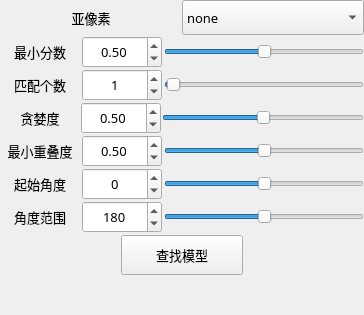
            <widget class="QWidget" name="tab_2">
             <attribute name="title">
              <string>匹配参数</string>
             </attribute>
             <layout class="QVBoxLayout" name="verticalLayout_6" stretch="0">
              <property name="spacing">
               <number>0</number>
              </property>
              <property name="leftMargin">
               <number>0</number>
              </property>
              <property name="topMargin">
               <number>0</number>
              </property>
              <property name="rightMargin">
               <number>0</number>
              </property>
              <property name="bottomMargin">
               <number>0</number>
              </property>
              <item>
               <widget class="QWidget" name="groupC4_3" native="true">
                <property name="minimumSize">
                 <size>
                  <width>0</width>
                  <height>0</height>
                 </size>
                </property>
                <property name="font">
                 <font>
                  <family>微软雅黑</family>
                  <pointsize>10</pointsize>
                 </font>
                </property>
                <layout class="QGridLayout" name="gridLayout_8">
                 <property name="leftMargin">
                  <number>0</number>
                 </property>
                 <property name="topMargin">
                  <number>0</number>
                 </property>
                 <property name="rightMargin">
                  <number>0</number>
                 </property>
                 <property name="bottomMargin">
                  <number>0</number>
                 </property>
                 <property name="horizontalSpacing">
                  <number>0</number>
                 </property>
                 <property name="verticalSpacing">
                  <number>1</number>
                 </property>
                 <item row="3" column="0">
                  <layout class="QHBoxLayout" name="horizontalLayout_21" stretch="1,1,3">
                   <property name="spacing">
                    <number>1</number>
                   </property>
                   <item>
                    <widget class="QLabel" name="label_17">
                     <property name="minimumSize">
                      <size>
                       <width>80</width>
                       <height>30</height>
                      </size>
                     </property>
                     <property name="styleSheet">
                      <string notr="true">background: transparent;</string>
                     </property>
                     <property name="text">
                      <string>贪婪度</string>
                     </property>
                     <property name="alignment">
                      <set>Qt::AlignCenter</set>
                     </property>
                    </widget>
                   </item>
                   <item>
                    <widget class="QDoubleSpinBox" name="spBx_FindGreedy">
                     <property name="minimumSize">
                      <size>
                       <width>80</width>
                       <height>32</height>
                      </size>
                     </property>
                     <property name="alignment">
                      <set>Qt::AlignCenter</set>
                     </property>
                     <property name="singleStep">
                      <double>0.100000000000000</double>
                     </property>
                     <property name="value">
                      <double>0.500000000000000</double>
                     </property>
                    </widget>
                   </item>
                   <item>
                    <widget class="QSlider" name="hSliderGreedy">
                     <property name="minimumSize">
                      <size>
                       <width>200</width>
                       <height>30</height>
                      </size>
                     </property>
                     <property name="maximum">
                      <number>100</number>
                     </property>
                     <property name="value">
                      <number>50</number>
                     </property>
                     <property name="orientation">
                      <enum>Qt::Horizontal</enum>
                     </property>
                    </widget>
                   </item>
                  </layout>
                 </item>
                 <item row="0" column="0">
                  <layout class="QHBoxLayout" name="horizontalLayout_20" stretch="1,1">
                   <property name="spacing">
                    <number>0</number>
                   </property>
                   <item>
                    <widget class="QLabel" name="label_24">
                     <property name="minimumSize">
                      <size>
                       <width>80</width>
                       <height>35</height>
                      </size>
                     </property>
                     <property name="font">
                      <font>
                       <family>微软雅黑</family>
                       <pointsize>10</pointsize>
                      </font>
                     </property>
                     <property name="styleSheet">
                      <string notr="true">background: transparent;</string>
                     </property>
                     <property name="text">
                      <string>亚像素</string>
                     </property>
                     <property name="alignment">
                      <set>Qt::AlignCenter</set>
                     </property>
                    </widget>
                   </item>
                   <item>
                    <widget class="QComboBox" name="cbx_SubPixType">
                     <property name="minimumSize">
                      <size>
                       <width>100</width>
                       <height>35</height>
                      </size>
                     </property>
                     <property name="font">
                      <font>
                       <family>微软雅黑</family>
                       <pointsize>10</pointsize>
                      </font>
                     </property>
                     <item>
                      <property name="text">
                       <string>none</string>
                      </property>
                     </item>
                     <item>
                      <property name="text">
                       <string>interpolation</string>
                      </property>
                     </item>
                     <item>
                      <property name="text">
                       <string>least_squares</string>
                      </property>
                     </item>
                     <item>
                      <property name="text">
                       <string>least_squares_high</string>
                      </property>
                     </item>
                     <item>
                      <property name="text">
                       <string>least_squares_very_high</string>
                      </property>
                     </item>
                    </widget>
                   </item>
                  </layout>
                 </item>
                 <item row="5" column="0">
                  <layout class="QHBoxLayout" name="horizontalLayout_24" stretch="1,1,3">
                   <property name="spacing">
                    <number>2</number>
                   </property>
                   <item>
                    <widget class="QLabel" name="label_26">
                     <property name="minimumSize">
                      <size>
                       <width>80</width>
                       <height>30</height>
                      </size>
                     </property>
                     <property name="styleSheet">
                      <string notr="true">background: transparent;</string>
                     </property>
                     <property name="text">
                      <string>起始角度</string>
                     </property>
                     <property name="alignment">
                      <set>Qt::AlignCenter</set>
                     </property>
                    </widget>
                   </item>
                   <item>
                    <widget class="QSpinBox" name="spBx_FindAngleStart">
                     <property name="minimumSize">
                      <size>
                       <width>80</width>
                       <height>32</height>
                      </size>
                     </property>
                     <property name="alignment">
                      <set>Qt::AlignCenter</set>
                     </property>
                     <property name="minimum">
                      <number>-180</number>
                     </property>
                     <property name="maximum">
                      <number>180</number>
                     </property>
                    </widget>
                   </item>
                   <item>
                    <widget class="QSlider" name="horizontalSlider_11">
                     <property name="minimumSize">
                      <size>
                       <width>200</width>
                       <height>30</height>
                      </size>
                     </property>
                     <property name="minimum">
                      <number>-180</number>
                     </property>
                     <property name="maximum">
                      <number>180</number>
                     </property>
                     <property name="orientation">
                      <enum>Qt::Horizontal</enum>
                     </property>
                    </widget>
                   </item>
                  </layout>
                 </item>
                 <item row="7" column="0">
                  <widget class="QWidget" name="widget_10" native="true">
                   <layout class="QHBoxLayout" name="horizontalLayout_31" stretch="1,1,1">
                    <property name="spacing">
                     <number>1</number>
                    </property>
                    <property name="leftMargin">
                     <number>0</number>
                    </property>
                    <property name="topMargin">
                     <number>1</number>
                    </property>
                    <property name="rightMargin">
                     <number>0</number>
                    </property>
                    <property name="bottomMargin">
                     <number>0</number>
                    </property>
                    <item>
                     <spacer name="horizontalSpacer_13">
                      <property name="orientation">
                       <enum>Qt::Horizontal</enum>
                      </property>
                      <property name="sizeHint" stdset="0">
                       <size>
                        <width>40</width>
                        <height>20</height>
                       </size>
                      </property>
                     </spacer>
                    </item>
                    <item>
                     <widget class="QPushButton" name="btnFindModel">
                      <property name="sizePolicy">
                       <sizepolicy hsizetype="Preferred" vsizetype="Fixed">
                        <horstretch>0</horstretch>
                        <verstretch>0</verstretch>
                       </sizepolicy>
                      </property>
                      <property name="minimumSize">
                       <size>
                        <width>50</width>
                        <height>40</height>
                       </size>
                      </property>
                      <property name="text">
                       <string>查找模型</string>
                      </property>
                     </widget>
                    </item>
                    <item>
                     <spacer name="horizontalSpacer_14">
                      <property name="orientation">
                       <enum>Qt::Horizontal</enum>
                      </property>
                      <property name="sizeHint" stdset="0">
                       <size>
                        <width>40</width>
                        <height>20</height>
                       </size>
                      </property>
                     </spacer>
                    </item>
                   </layout>
                  </widget>
                 </item>
                 <item row="6" column="0">
                  <layout class="QHBoxLayout" name="horizontalLayout_25" stretch="1,1,3">
                   <property name="spacing">
                    <number>2</number>
                   </property>
                   <item>
                    <widget class="QLabel" name="label_28">
                     <property name="minimumSize">
                      <size>
                       <width>80</width>
                       <height>30</height>
                      </size>
                     </property>
                     <property name="styleSheet">
                      <string notr="true">background: transparent;</string>
                     </property>
                     <property name="text">
                      <string>角度范围</string>
                     </property>
                     <property name="alignment">
                      <set>Qt::AlignCenter</set>
                     </property>
                    </widget>
                   </item>
                   <item>
                    <widget class="QSpinBox" name="spBx_FindAngleRangle">
                     <property name="minimumSize">
                      <size>
                       <width>80</width>
                       <height>32</height>
                      </size>
                     </property>
                     <property name="alignment">
                      <set>Qt::AlignCenter</set>
                     </property>
                     <property name="minimum">
                      <number>-360</number>
                     </property>
                     <property name="maximum">
                      <number>360</number>
                     </property>
                     <property name="value">
                      <number>180</number>
                     </property>
                    </widget>
                   </item>
                   <item>
                    <widget class="QSlider" name="horizontalSlider_12">
                     <property name="minimumSize">
                      <size>
                       <width>200</width>
                       <height>30</height>
                      </size>
                     </property>
                     <property name="minimum">
                      <number>0</number>
                     </property>
                     <property name="maximum">
                      <number>360</number>
                     </property>
                     <property name="value">
                      <number>180</number>
                     </property>
                     <property name="orientation">
                      <enum>Qt::Horizontal</enum>
                     </property>
                    </widget>
                   </item>
                  </layout>
                 </item>
                 <item row="2" column="0">
                  <layout class="QHBoxLayout" name="horizontalLayout_22" stretch="1,1,3">
                   <property name="spacing">
                    <number>2</number>
                   </property>
                   <item>
                    <widget class="QLabel" name="label_19">
                     <property name="minimumSize">
                      <size>
                       <width>80</width>
                       <height>30</height>
                      </size>
                     </property>
                     <property name="styleSheet">
                      <string notr="true">background: transparent;</string>
                     </property>
                     <property name="text">
                      <string>匹配个数</string>
                     </property>
                     <property name="alignment">
                      <set>Qt::AlignCenter</set>
                     </property>
                    </widget>
                   </item>
                   <item>
                    <widget class="QSpinBox" name="spBx_FindMinNumber">
                     <property name="minimumSize">
                      <size>
                       <width>80</width>
                       <height>32</height>
                      </size>
                     </property>
                     <property name="alignment">
                      <set>Qt::AlignCenter</set>
                     </property>
                     <property name="value">
                      <number>1</number>
                     </property>
                    </widget>
                   </item>
                   <item>
                    <widget class="QSlider" name="horizontalSlider_9">
                     <property name="minimumSize">
                      <size>
                       <width>200</width>
                       <height>30</height>
                      </size>
                     </property>
                     <property name="maximum">
                      <number>100</number>
                     </property>
                     <property name="value">
                      <number>1</number>
                     </property>
                     <property name="orientation">
                      <enum>Qt::Horizontal</enum>
                     </property>
                    </widget>
                   </item>
                  </layout>
                 </item>
                 <item row="1" column="0">
                  <layout class="QHBoxLayout" name="horizontalLayout_19" stretch="1,1,3">
                   <property name="spacing">
                    <number>2</number>
                   </property>
                   <item>
                    <widget class="QLabel" name="label_15">
                     <property name="minimumSize">
                      <size>
                       <width>80</width>
                       <height>30</height>
                      </size>
                     </property>
                     <property name="styleSheet">
                      <string notr="true">background: transparent;</string>
                     </property>
                     <property name="text">
                      <string>最小分数</string>
                     </property>
                     <property name="alignment">
                      <set>Qt::AlignCenter</set>
                     </property>
                    </widget>
                   </item>
                   <item>
                    <widget class="QDoubleSpinBox" name="spBx_FindMinScore">
                     <property name="minimumSize">
                      <size>
                       <width>80</width>
                       <height>32</height>
                      </size>
                     </property>
                     <property name="alignment">
                      <set>Qt::AlignCenter</set>
                     </property>
                     <property name="singleStep">
                      <double>0.100000000000000</double>
                     </property>
                     <property name="value">
                      <double>0.500000000000000</double>
                     </property>
                    </widget>
                   </item>
                   <item>
                    <widget class="QSlider" name="hSlider_MinScore">
                     <property name="minimumSize">
                      <size>
                       <width>200</width>
                       <height>30</height>
                      </size>
                     </property>
                     <property name="maximum">
                      <number>100</number>
                     </property>
                     <property name="value">
                      <number>50</number>
                     </property>
                     <property name="orientation">
                      <enum>Qt::Horizontal</enum>
                     </property>
                    </widget>
                   </item>
                  </layout>
                 </item>
                 <item row="9" column="0">
                  <spacer name="verticalSpacer_2">
                   <property name="orientation">
                    <enum>Qt::Vertical</enum>
                   </property>
                   <property name="sizeHint" stdset="0">
                    <size>
                     <width>20</width>
                     <height>40</height>
                    </size>
                   </property>
                  </spacer>
                 </item>
                 <item row="4" column="0">
                  <layout class="QHBoxLayout" name="horizontalLayout_23" stretch="1,1,3">
                   <property name="spacing">
                    <number>2</number>
                   </property>
                   <item>
                    <widget class="QLabel" name="label_22">
                     <property name="minimumSize">
                      <size>
                       <width>80</width>
                       <height>30</height>
                      </size>
                     </property>
                     <property name="styleSheet">
                      <string notr="true">background: transparent;</string>
                     </property>
                     <property name="text">
                      <string>最小重叠度</string>
                     </property>
                     <property name="alignment">
                      <set>Qt::AlignCenter</set>
                     </property>
                    </widget>
                   </item>
                   <item>
                    <widget class="QDoubleSpinBox" name="spBx_FindMinOverLap">
                     <property name="minimumSize">
                      <size>
                       <width>80</width>
                       <height>32</height>
                      </size>
                     </property>
                     <property name="alignment">
                      <set>Qt::AlignCenter</set>
                     </property>
                     <property name="singleStep">
                      <double>0.100000000000000</double>
                     </property>
                     <property name="value">
                      <double>0.500000000000000</double>
                     </property>
                    </widget>
                   </item>
                   <item>
                    <widget class="QSlider" name="hSliderMinOverLap">
                     <property name="minimumSize">
                      <size>
                       <width>200</width>
                       <height>30</height>
                      </size>
                     </property>
                     <property name="maximum">
                      <number>100</number>
                     </property>
                     <property name="value">
                      <number>50</number>
                     </property>
                     <property name="orientation">
                      <enum>Qt::Horizontal</enum>
                     </property>
                    </widget>
                   </item>
                  </layout>
                 </item>
                </layout>
               </widget>
              </item>
             </layout>
            </widget>
